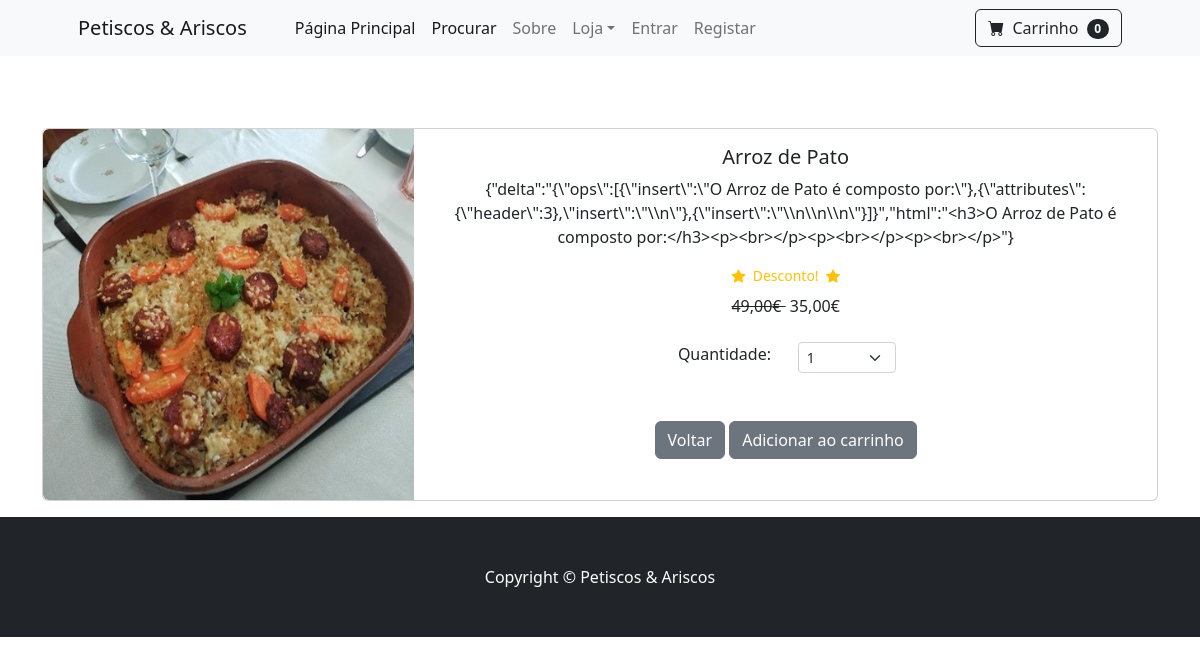
The page /product/19 on the database its author committed.
### mystore/models.py (models this page shows, shortened)
class Products(models.Model):
    name = models.CharField(max_length=100)
    price = MoneyField(max_digits=10, decimal_places=2, default_currency='EUR')
    category = models.ForeignKey(Categories, on_delete=models.CASCADE, default=1)
    description = QuillField(max_length=250, default='', blank=True, null=True)
    image = models.ImageField(upload_to='uploads/product/')
    is_sale = models.BooleanField(default=False)
    sale_price = models.DecimalField(default=0, decimal_places=2, max_digits=6)
    class Meta:
        verbose_name_plural = "Products"

### mystore/views.py (the view)
# urls.py: path('product/<int:pk>', views.product, name='product'),
def product(request,pk):
    product = Products.objects.get(id=pk)
    return render(request, 'product.html', {'product':product})

### cart/cart.py (called while the page is built)
    def __len__(self):
        return len(self.cart)

### cart/context_processors.py (called while the page is built)
def cart(request):
    return {'cart': Cart(request)}

### mystore/templates/product.html (shortened to what this page needs)
{% extends 'base.html' %}
{% block content %}
<br/><br/><br/>
<div class="container">
    <div class="card mb-3">
        <div class="row g-0">
          <div class="col-md-4">
            <img src="{{ product.image.url }}" class="img-fluid rounded-start" alt="...">
          </div>
          <div class="col-md-8">
            <div class="card-body">
                <center>
                <h5 class="card-title">{{ product.name }}</h5>
                <p class="card-text">{{ product.description }}</p>
                {% if product.is_sale %}
                <div class="d-flex justify-content-center small text-warning mb-2">
                    <div class="bi-star-fill"></div>&nbsp;&nbsp;Desconto!&nbsp;&nbsp; <div class="bi-star-fill"></div></div>
                    <strike> {{ product.price }}€ </strike> &nbsp;{{ product.sale_price }}€
                {% else %}
                  {{ product.price }}€
                {% endif %}
                  <br/><br/>
                  <div class="row justify-content-center">
                    <div class="col-md-2">Quantidade:</div>
                    <div class="col-md-2">
                    <select class="form-select form-select-sm" id="qty-cart">
                      <option value="1">1</option>
                    </select>
                    </div>
                  </div>
                <br/><br/>
                <a href="{% url 'home' %}" class="btn btn-secondary">Voltar</a>
                <button type="button" value="{{ product.id }}" class="btn btn-secondary" id="add-cart">Adicionar ao carrinho</button>
                </center>
            </div>
          </div>
        </div>
    </div>
</div>
{% endblock %}

### rows shown on the page
Products: image (picture), name "Arroz de Pato", description "{\"delta\":\"{\\\"ops\\\":[{\\\"insert\\\":\\\"O Arroz de Pato é composto por:\\\"},{\\\"attributes\\\":{\\\"header\\\":3},\\\"insert\\\":\\\"\\\\n\\\"},{\\\"insert\\\":\\\"\\\\n\\\\n\\\\n\\\"}]}\",\"html\":\"<h3>O Arroz de Pato é composto por:</h3><p><br></p><p><br></p><p><br></p>\"}", price "49,00", sale_price "35,00"

### other values the page prints
{{ cart|length }} "0"
